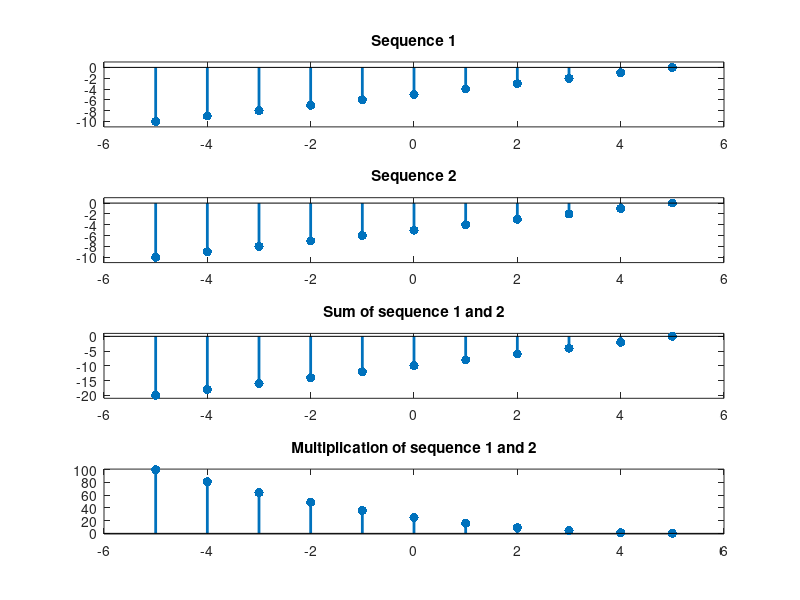

Reproduce this figure in MATLAB. (Note: this script raises an error after producing the figure.)
%% addition and multiplication of 2 signals
n1 = -5 : 1 : 5;
x1 = -10 : 1 : 0;
n2 = -5 : 1 : 5;
x2 = -10 : 1 : 0;
x3 = x1 + x2;
x4 = x1.*x2;
subplot(4, 1, 1)
stem(n1, x1, 'LineWidth', 2, '.', 'Markersize', 20)
title('Sequence 1')
xlim([min(n1) - 1 max(n1) + 1]); ylim([min(x1) - 1 max(x1) + 1])
subplot(4, 1, 2)
stem(n2, x2, 'LineWidth', 2, '.', 'Markersize', 20)
title('Sequence 2')
xlim([min(n2) - 1 max(n2) + 1]); ylim([min(x2) - 1 max(x2) + 1])
subplot(4, 1, 3)
stem(n2, x3, 'LineWidth', 2, '.', 'Markersize', 20)
title('Sum of sequence 1 and 2')
axis([min(n2) - 1 max(n2) + 1 min(x3) - 1 max(x3) + 1])
subplot(4, 1, 4)
stem(n2, x4, 'LineWidth', 2, '.', 'Markersize', 20)
title('Multiplication of sequence 1 and 2')
axis([min(n2) - 1 max(n2) + 1 min(x4) - 1 max(x4) + 1])
pause
%% Convolution
clc, clearvars, close all;
n = -10 : 1 : 10;
x1 = deltaSig(3) + deltaSig(2) + deltaSig(-4) + deltaSig(0);
subplot(3, 1, 1)
stem(n, x1, 'LineWidth', 2, '.', 'Markersize', 20)
x2 = deltaSig(-4) + deltaSig(5) + deltaSig(1) + deltaSig(0);
subplot(3, 1, 2)
stem(n, x2, 'LineWidth', 2, '.', 'Markersize', 20)
x3 = conv(x1, x2);
n3 = -20 : 1 : 20;
subplot(3, 1, 3)
stem(n3, x3, 'LineWidth', 2, '.', 'Markersize', 20)
pause




